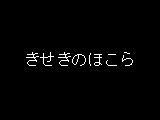

This chart was generated by the following Python code:
from PIL import Image, ImageDraw, ImageFont

# Pyxelの制限に合わせて 256×256 以下
WIDTH = 160
HEIGHT = 120

font = ImageFont.truetype("C:/Windows/Fonts/msgothic.ttc", 16)

img = Image.new("RGB", (WIDTH, HEIGHT), (0, 0, 0))
draw = ImageDraw.Draw(img)

text = "きせきのほこら"
bbox = draw.textbbox((0, 0), text, font=font)
tw = bbox[2] - bbox[0]
th = bbox[3] - bbox[1]

x = (WIDTH - tw) // 2
y = (HEIGHT - th) // 2

draw.text((x, y), text, font=font, fill=(255, 255, 255))

img.save("title.png")
print("title.png saved")
